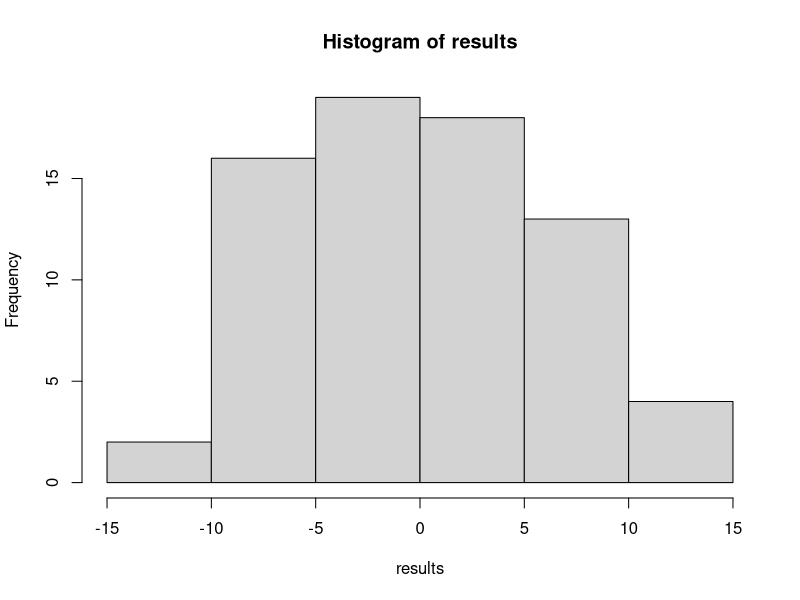
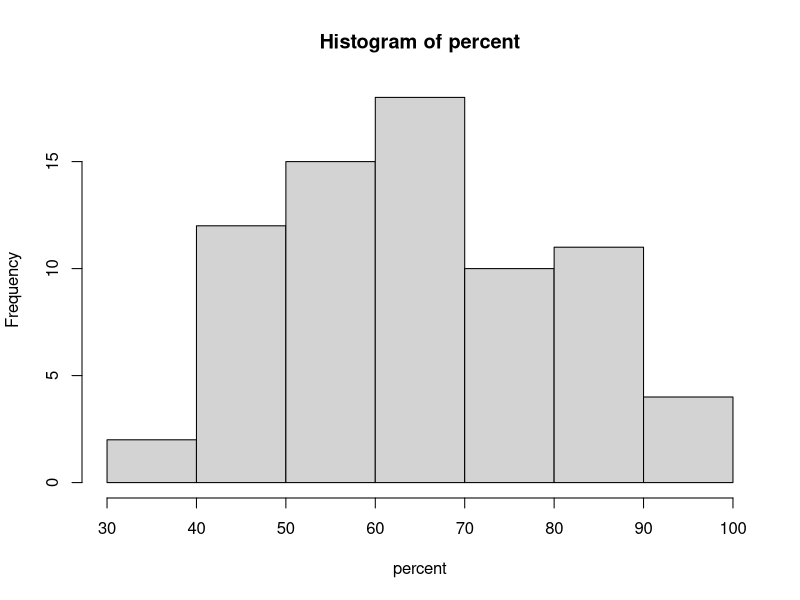
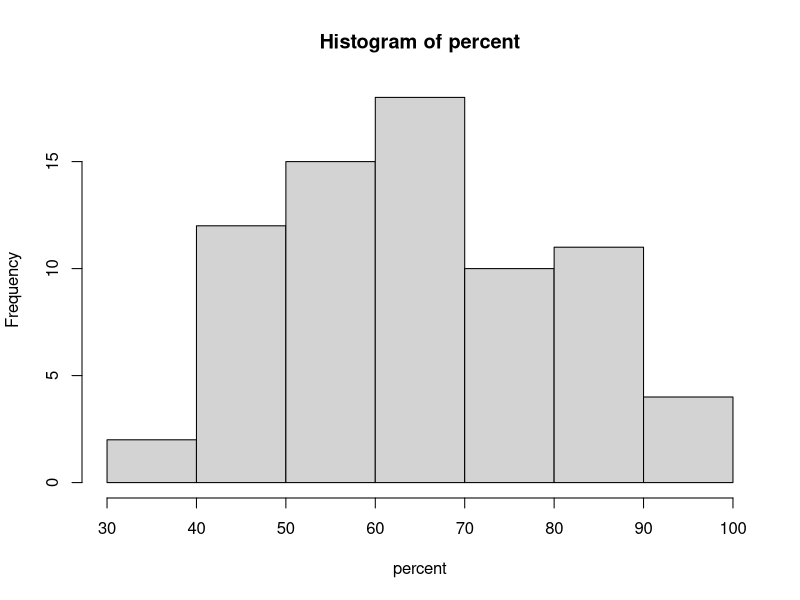
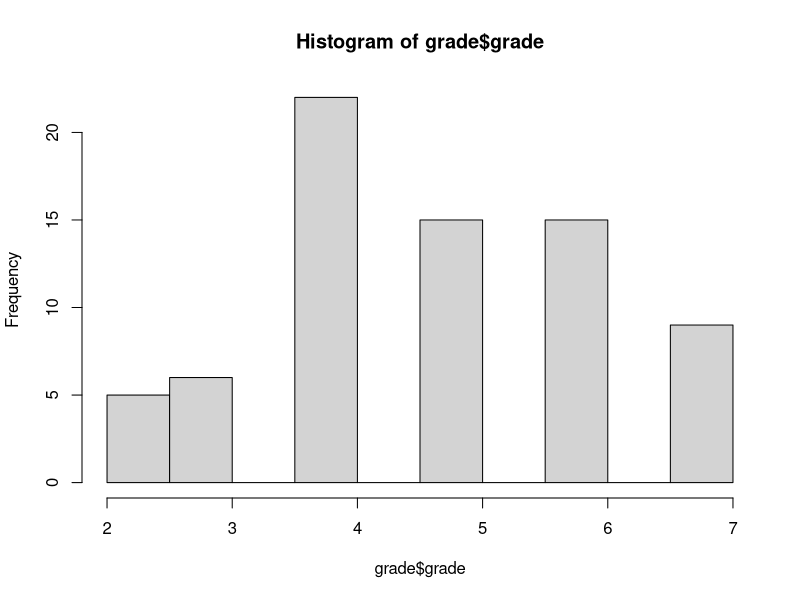
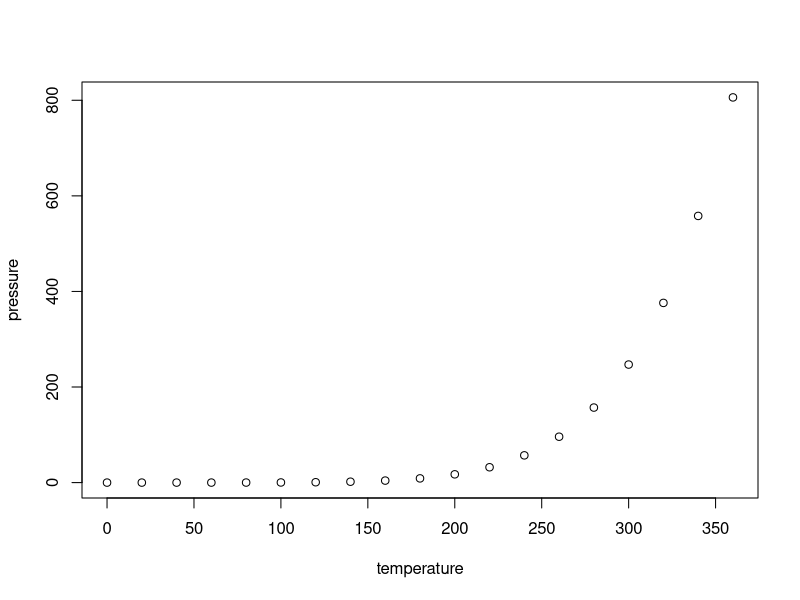

Generate these figures, in order, with R:
## ---- chunk 1
knitr::opts_chunk$set(echo = TRUE)
## ---- chunk 2
results <- c(3.597222222, 6.597222222, 4.597222222, 10.59722222, 5.597222222, -5.402777778, -8.402777778, 0.597222222, -10.40277778, 1.597222222, -1.402777778, -2.402777778, -0.402777778, 1.597222222, 0.597222222, -1.402777778, 2.597222222, -9.402777778, -7.402777778, -6.402777778, 6.597222222, -2.402777778, 4.597222222, 5.597222222, 9.597222222, -0.402777778, 6.597222222, -0.402777778, 7.597222222, -4.402777778, -5.402777778, -4.402777778, 3.597222222, 0.597222222, 4.597222222, -2.402777778, 3.597222222, -6.402777778, -7.402777778, -9.402777778, 0.597222222, 6.597222222, -4.402777778, -5.402777778, 1.597222222, 13.59722222, -9.402777778, -7.402777778, 0.597222222, 8.597222222, 4.597222222, -8.402777778, -1.402777778, -3.402777778, -3.402777778, 1.597222222, -4.402777778, -7.402777778, -11.40277778, -3.402777778, -4.402777778, 7.597222222, 6.597222222, -6.402777778, 9.597222222, 6.597222222, -1.402777778, 11.59722222, 11.59722222, -5.402777778, 1.597222222, -0.402777778)
percent <- c(75, 82.5, 77.5, 92.5, 80, 52.5, 45, 67.5, 40, 70, 62.5, 60, 65, 70, 67.5, 62.5, 72.5, 42.5, 47.5, 50, 82.5, 60, 77.5, 80, 90, 65, 82.5, 65, 85, 55, 52.5, 55, 75, 67.5, 77.5, 60, 75, 50, 47.5, 42.5, 67.5, 82.5, 55, 52.5, 70, 100, 42.5, 47.5, 67.5, 87.5, 77.5, 45, 62.5, 57.5, 57.5, 70, 55, 47.5, 37.5, 57.5, 55, 85, 82.5, 50, 90, 82.5, 62.5, 95, 95, 52.5, 70, 65)
hist(results)

hist(percent)
## ---- chunk 3
percent <- c(75, 82.5, 77.5, 92.5, 80, 52.5, 45, 67.5, 40, 70, 62.5, 60, 65, 70, 67.5, 62.5, 72.5, 42.5, 47.5, 50, 82.5, 60, 77.5, 80, 90, 65, 82.5, 65, 85, 55, 52.5, 55, 75, 67.5, 77.5, 60, 75, 50, 47.5, 42.5, 67.5, 82.5, 55, 52.5, 70, 100, 42.5, 47.5, 67.5, 87.5, 77.5, 45, 62.5, 57.5, 57.5, 70, 55, 47.5, 37.5, 57.5, 55, 85, 82.5, 50, 90, 82.5, 62.5, 95, 95, 52.5, 70, 65)
hist(percent)
## ---- chunk 4
library(dplyr)
library(tibble)
grade <- as.tibble(percent) %>%
  dplyr::mutate(grade = dplyr::case_when(percent >= 85 ~ 7,
                                                percent >= 75 ~ 6,
                                                percent >= 65 ~ 5,
                                                percent >= 50 ~ 4,
                                                percent >= 45 ~ 3,
                                                percent >= 25 ~ 2,
                                                TRUE ~ 1))
table(grade$grade)

hist(grade$grade)

24/nrow(grade)
## ---- chunk 5
plot(pressure)
